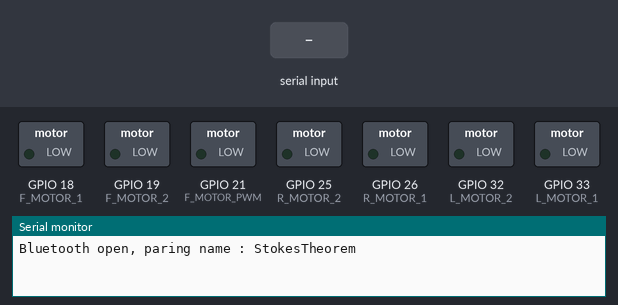
Simulated run of this sketch. Board: ESP32. Shown: switched loads named in the sketch (green lamp = pin HIGH), the last lines printed to the serial monitor. The test bench sets the inputs (shaded band). Nothing arrives over Bluetooth unless stated.

Above: at 3.2 s.
3.3 s: "d,45\n" received over the second serial link
At 3.6 s:
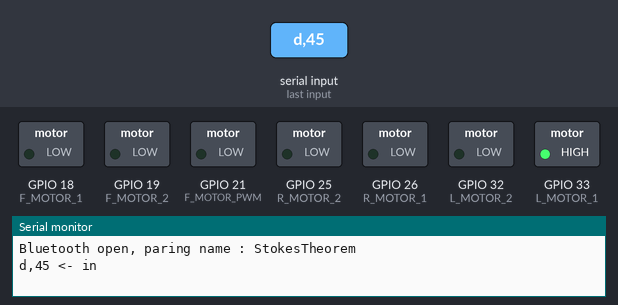
4.8 s: "f,45\n" received over the second serial link
At 5.9 s:
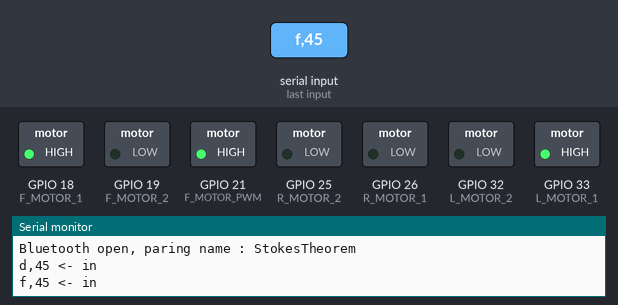
Timing chart, 0 to 7.8 s (numbered marks = the images above; inputs shaded):
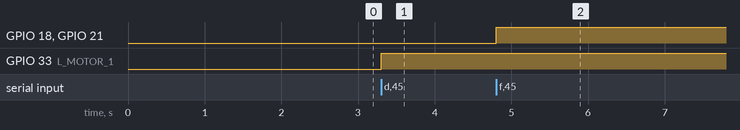

Measured:
- after the input at 3.3 s, GPIO 33 (L_MOTOR_1): LOW → HIGH at once
- after the input at 4.8 s, GPIO 18 (F_MOTOR_1), GPIO 21 (F_MOTOR_PWM): LOW → HIGH at once

The sketch:

robot.ino
```cpp
#include <string>
#include "BluetoothSerial.h"

const String BL_PAIRING_NAME = "StokesTheorem";

const int R_MOTOR_1 = 26;
const int R_MOTOR_2 = 25;

const int L_MOTOR_1 = 33;
const int L_MOTOR_2 = 32;

const int F_MOTOR_1 = 18;
const int F_MOTOR_2 = 19;
const int F_MOTOR_PWM = 21;

const bool R_MOTOR_INVERTED = true;
const bool L_MOTOR_INVERTED = false;
const bool F_MOTOR_INVERTED = false;

const bool TURNING_INVERTED = true;

const float DRIVE_DEADBAND = 0.01;
const float FLYWHEEL_DEADBAND = 0.005;

const int MAX_INPUT_COUNT = 64;


BluetoothSerial SerialBT;

void setup() {
  Serial.begin(115200);
  delay(2000); // wait for it to start up

  SerialBT.begin(BL_PAIRING_NAME);
  Serial.println("Bluetooth open, paring name : " + BL_PAIRING_NAME);


  pinMode(R_MOTOR_1, OUTPUT);
  pinMode(R_MOTOR_2, OUTPUT);

  pinMode(L_MOTOR_1, OUTPUT);
  pinMode(L_MOTOR_2, OUTPUT);

  pinMode(F_MOTOR_1, OUTPUT);
  pinMode(F_MOTOR_2, OUTPUT);
  pinMode(F_MOTOR_PWM, OUTPUT);
}

void parse_command(String data) {
  String valStr = data.substring(2);

  if (data.charAt(0) == 'd'){
    data = data.substring(2);
    int commaIndex = data.indexOf(',');
    String dStr = data.substring(0, commaIndex);
    String tStr = data.substring(commaIndex + 1);

    // Serial.println("d:"+dStr + "  t:"+tStr);
    float drive = dStr.toFloat();
    float turning = tStr.toFloat();

    if (TURNING_INVERTED){
      turning *= -1;
    }

    // Serial.println("Driving, drive:" + String(drive) + ", turning:" + String(turning));

    driveMotor(R_MOTOR_1, R_MOTOR_2, drive + turning, R_MOTOR_INVERTED);
    driveMotor(L_MOTOR_1, L_MOTOR_2, drive - turning, L_MOTOR_INVERTED);
  }
  else if (data.charAt(0) == 'f') {
    int commaIndex = data.indexOf(',');
    String sStr = data.substring(commaIndex + 1);
    float speed = sStr.toFloat();

    flywheelMotor(
      F_MOTOR_1,
      F_MOTOR_2,
      F_MOTOR_PWM,
      speed,
      F_MOTOR_INVERTED
    );
  }
}

int driveHelper(float& x, bool inverted) {
  if (inverted) {
    x *= -1;
  }
  x = constrain(x, -1.0, 1.0);

  return abs(x) * 255;
}

void flywheelMotor(int in1, int in2, int pwm, float x, bool inverted) {
  int speed = driveHelper(x, inverted);

  if (x > FLYWHEEL_DEADBAND) {
    analogWrite(pwm, speed);
    digitalWrite(in1, HIGH);
    digitalWrite(in2, LOW);
  } else if (x < -FLYWHEEL_DEADBAND) {
    analogWrite(pwm, speed);
    digitalWrite(in1, LOW);
    digitalWrite(in2, HIGH);
  } else { // coast
    analogWrite(pwm, 0);
    digitalWrite(in1, LOW);
    digitalWrite(in2, LOW);
  }
}

void driveMotor(int in1, int in2, float x, bool inverted) {
  int speed = driveHelper(x, inverted);

  if (x > DRIVE_DEADBAND) {
    analogWrite(in1, speed);
    digitalWrite(in2, LOW);
  } else if (x < -DRIVE_DEADBAND) {
    digitalWrite(in1, LOW);
    analogWrite(in2, speed);
  } else { // coast
    // this took a while to debug, you need to reset before getting out of pwn mode
    analogWrite(in1, 0);
    analogWrite(in2, 0);
    analogWrite(in1, LOW);
    digitalWrite(in2, LOW);
  }
}

void loop() {
  char inputBuffer[MAX_INPUT_COUNT];
  int inputIndex = 0;
  char c;

  // if (false) {
  while (SerialBT.available()) {
    char c = SerialBT.read();

    if (c == '\n') {
      inputBuffer[inputIndex] = '\0'; // this is the null terminator, determines the end of a string
      inputIndex = 0;
      String in = String(inputBuffer);
      in.trim();
      // Serial.println("Over Bluetooth : [" + in + "]");
      // SerialBT.println("Received : " + in);

      Serial.println(in + " <- in");
      // connection testing
      if (in.equals("connect from python")) {
        Serial.println("Successfully Connected to Bluetooth Transmitter Python Program");
        SerialBT.println("connected from esp");
      }

      // we got a command
      if (in.charAt(1) == ',') {
        // Serial.println("Recived Command : " + in.charAt(0));
        parse_command(in);
      }
    } else if (inputIndex < MAX_INPUT - 1) {
      inputBuffer[inputIndex++] = c;
    } else {
      inputIndex = 0;
    }
  }
  delay(5);
}
```
